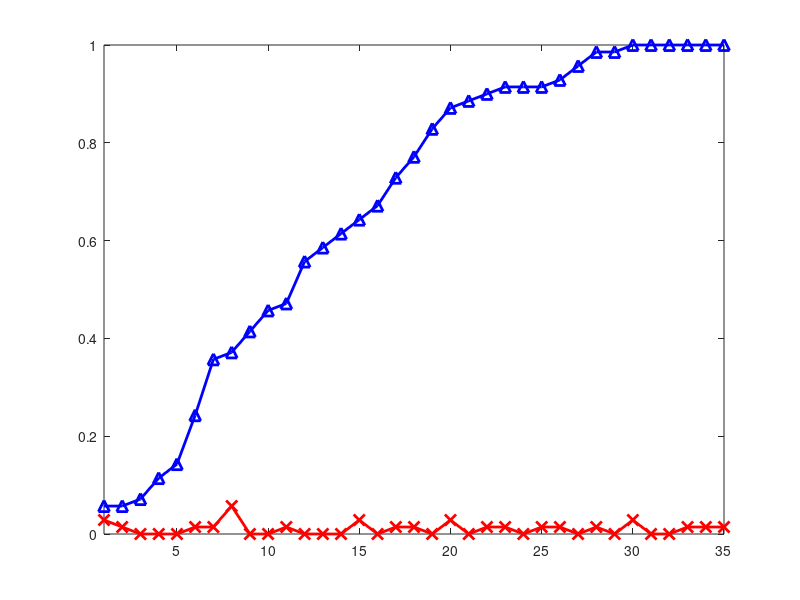

This figure's MATLAB source: (Note: this script raises an error after producing the figure.)
load ./mat/target_rnd.mat;
h=figure;
plot(rates,'-b^','linewidth',2,'markersize',8)
hold on
plot(rnd,'-rx','linewidth',2,'markersize',8)

xlim([1,35])
legend('Target attack','Random attack','location','nw')
xlabel('# of evil APs','fontsize',18)
ylabel('Successful rate','fontsize',18)
set(gca,'fontsize',18)

set(h,'Units','Inches');
pos = get(h,'Position');
set(h,'PaperPositionMode','Auto','PaperUnits','Inches','PaperSize',[pos(3), pos(4)])
print(h,'filename','-dpdf','-r0')